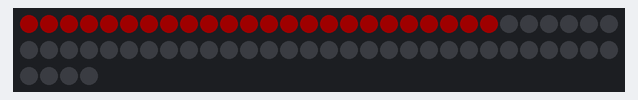
The sketch below on a simulated Arduino Uno, built with avr-gcc and run on an emulated ATmega328P. Shown: 64 RGB LEDs in strip order, left to right, continuing on the next row. Dim RGB values are drawn brighter than linear; random numbers use the default seed unless the sketch sets one.

Above: at 0.46 s.
At 5.33 s:
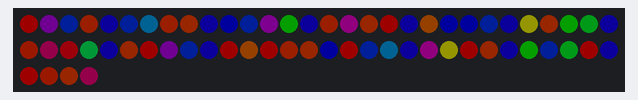
At 10.22 s:
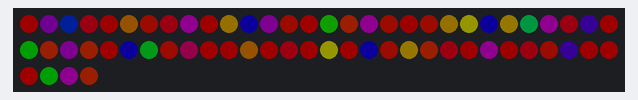
At 19.99 s:
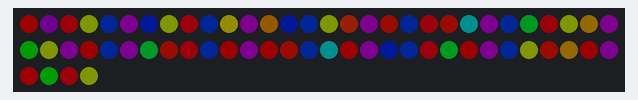
At 29.74 s:
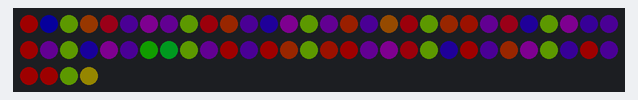
At 39.8 s:
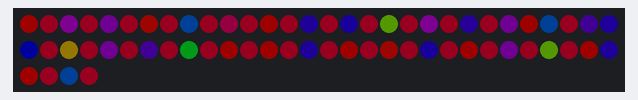

The sketch:

Shimmer.ino
```cpp
#include "FastLED.h"
#define NUM_LEDS 64
CRGB leds[NUM_LEDS];
void setup() {
  Serial.begin(9600);
  FastLED.setBrightness(30);
  FastLED.addLeds<NEOPIXEL, 6>(leds, NUM_LEDS);
}
void loop() {
    int i = 1;
    int x = 1;

 boolean xrand = true;
 boolean irand = true;

 unsigned int l = 0;

 while(true) {

   /*
   if(l > 500) {
     l = 0;
     if(random(1,2) == 1) {
       xrand = true;
     }
     else {
       xrand = false;
     }
     if(random(1,2) == 1) {
       irand = true;
     }
     else {
       irand = false;
     }
     Serial.print("Mode change xrand=");
     Serial.print(xrand);
     Serial.print(" irand=");
     Serial.println(irand);
   }
   l++;
   /*/


    for(int dot = -1; dot < NUM_LEDS; dot += i) {
            leds[dot].setHue(x);
            // leds[dot] = CRGB::Blue;
            FastLED.show();
            // clear this led for the next time around the loop
            // leds[dot] = CRGB::Black;
          delay(10);
   }

   if(irand) {
     i = random(2, 40);
   }
   else {
     if(i < 40) {  i++;  } else { i = 1;  }
   }

  if(xrand) {
    x = random(1,255);
  }
  else {
   if(x < 255) { x++; } else { x = 1;  }

  }
}
}
```
